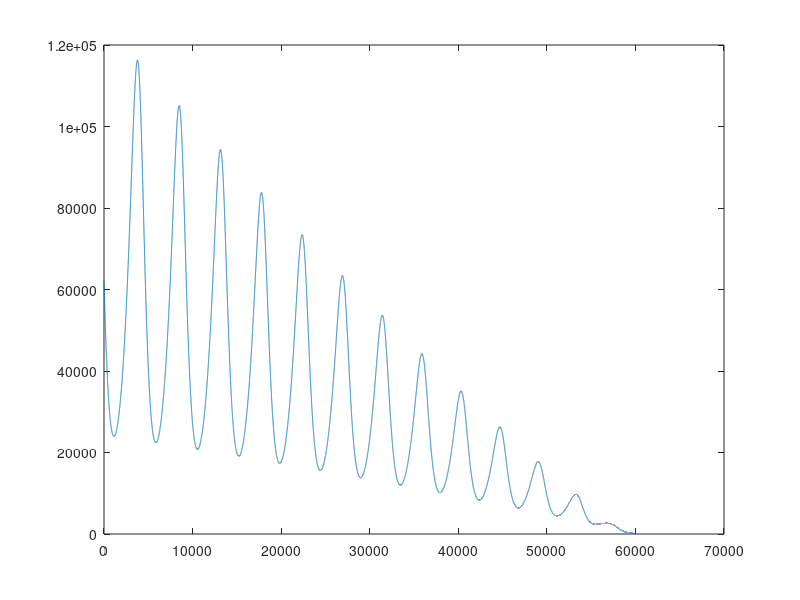

MATLAB code to generate this figure:
% REPRESSILATOR
clf; clear all;

%% Parameters

alpha = 10^3 ;% Promoter strength, from 5,10^4 to 0,5
alpha0 = 0 ;% Leakiness of the promoter. can be 0, 10^(-3), ...
beta = 10^2 ;% Average translation efficiency (IN PROT/TRANSCRIPT)
n = 2; % Hill coefficient
% Km = 40 ; % (IN MONOMERS/CELL)
% Phl = 10 % protein half life (IN MIN)
% Mhl = 2 %mRNA half life (IN MIN)

%% Variables

% Proteins concentrations
PlacI = 0;
PtetR = 0;
PcI = 0;

% mRNAs concentrations
MlacI = 10;
MtetR = 20;
McI = 30;

% Denominations
p(1) = PlacI;
p(2) = PtetR;
p(3) = PcI;
m(1) = MlacI;
m(2) = MtetR;
m(3) = McI;

t=0;
tEnd = 60;
tStep = 0.001;

P = zeros(tEnd/tStep, 3); % Number of proteins
M = zeros(tEnd/tStep, 3); % Number of mRNA

%% Reactions



i=1;
while t <= tEnd
    P(i, 1) = p(1);
    P(i, 2) = p(2);
    P(i, 3) = p(3);
    M(i, 1) = m(1);
    M(i, 2) = m(2);
    M(i, 3) = m(3); % storage of the values along the experiment
    
    
    %%% mRNA
    m(1) = (- m(1) + alpha./(1 + p(2).^n) + alpha0)*tStep + m(1);
    m(2) = (- m(2) + alpha./(1 + p(3).^n) + alpha0)*tStep + m(2);
    m(3) = (- m(3) + alpha./(1 + p(1).^n) + alpha0)*tStep + m(3);
    
    %%% Proteins
    p(1) = (- beta*(p(1)-m(1)))*tStep + p(1);
    p(2) = (- beta*(p(2)-m(2)))*tStep + p(2);
    p(3) = (- beta*(p(3)-m(3)))*tStep + p(3);
    
    i = i + 1;
    t(end +1) = t(end) + tStep;
    
    
    
end
M(end+1,:) = m(end,:);
P(end+1,:) = p(end,:); % last values

MeanLacI=mean(P(:,1));

%% Autocorrelation

for i=1:length(P), %here i-1 is equal to Delta in units of deltax
   c(i) = sum(P(end-i+1,1).*P(i:end,1));
end;
c = c/(MeanLacI)^2; %for normalization

plot(c)